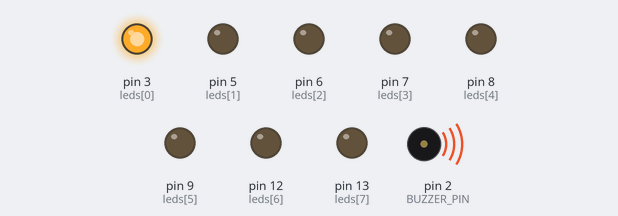
A sketch run on a simulated Arduino Uno, built with avr-gcc and run on an emulated ATmega328P. On the bench: output pins drawn as LEDs (lit = HIGH), buzzer (waves = sounding).

Above: at 0.12 s.
At 1.8 s:
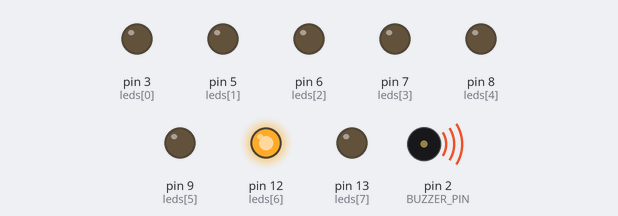
At 5.12 s:
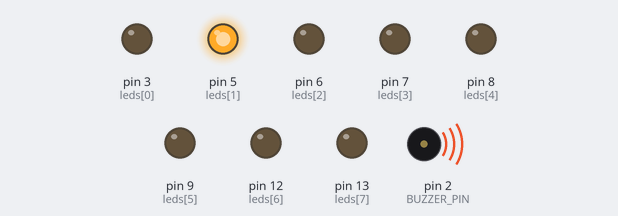
At 9.34 s:
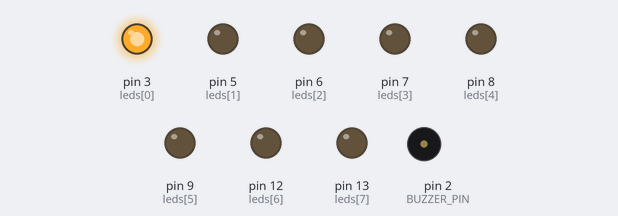
At 12.96 s:
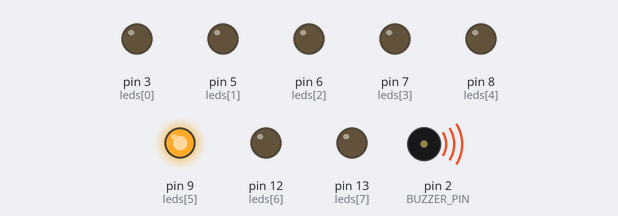
At 18.0 s:
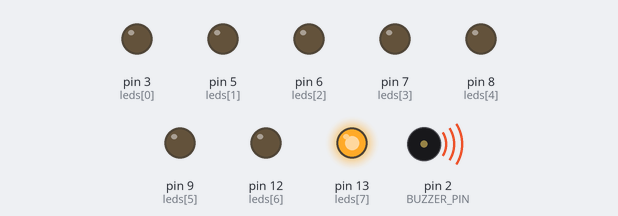
Timing chart, 0 to 18.3 s (numbered marks = the images above):
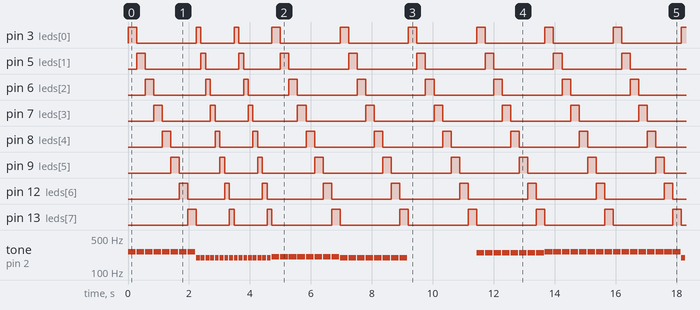

Measured:
- by itself, pin 3 (leds[0]): repeats every 15.9 s: LOW 2.0 s, 2 × (HIGH 0.16 s, LOW 1.1 s), 5 × (HIGH 0.28 s, LOW 2.0 s), HIGH 0.28 s
- by itself, pin 13 (leds[7]): repeats every 15.9 s: 2 × (LOW 1.1 s, HIGH 0.16 s), 6 × (LOW 2.0 s, HIGH 0.28 s)
- by itself, pin 5 (leds[1]): repeats every 15.9 s: LOW 1.8 s, HIGH 0.16 s, LOW 1.1 s, HIGH 0.16 s, LOW 1.2 s, 5 × (HIGH 0.28 s, LOW 2.0 s), HIGH 0.28 s
- by itself, pin 6 (leds[2]): repeats every 15.9 s: LOW 1.7 s, HIGH 0.16 s, LOW 1.1 s, HIGH 0.16 s, LOW 1.3 s, 5 × (HIGH 0.28 s, LOW 2.0 s), HIGH 0.28 s

The sketch:

buzzer_leds_song.ino
```cpp
/*
  Light LEDs to the tune produced by a buzzer
*/


#include "pitches.h" //include this library

const int BUZZER_PIN = 2; // Arduino pin connected to Buzzer's pin

// notes in the melody:
int melody[] = {
NOTE_C4, NOTE_G3,NOTE_G3, NOTE_GS3, NOTE_G3,0, NOTE_B3, NOTE_C4};

// note durations: 4 = quarter note, 8 = eighth note, etc.:
int noteDurations[] = {
   4, 8, 8, 4,4,4,4,4
};

//LED pins
int leds[] = {
   3,5 , 6,7, 8, 9,12,13,
};

void setup() {
  // set all pins to output mode
  pinMode(BUZZER_PIN, OUTPUT);
  pinMode(3, OUTPUT);
  pinMode(5, OUTPUT);
  pinMode(6, OUTPUT);
  pinMode(7, OUTPUT);
  pinMode(8, OUTPUT);
  pinMode(9, OUTPUT);
  pinMode(12, OUTPUT);
  pinMode(13, OUTPUT);
}

void loop() {
     // iterate over the notes of the melody:
   for (int thisNote = 0; thisNote < 8; thisNote++) {
    //iterate over the leds
    for(int thisLed = 0; thisLed < 8; thisLed++){
        // to calculate the note duration, take one second
      // divided by the note type.
      //e.g. quarter note = 1000 / 4, eighth note = 1000/8, etc.
      int noteDuration = 1000/noteDurations[thisNote];
      //turn the current led on
      digitalWrite(leds[thisLed], HIGH);
      tone(BUZZER_PIN, melody[thisNote],noteDuration);
      //pause for the note's duration plus 30 ms:
      delay(noteDuration +30);
      //turn the current led off
      digitalWrite(leds[thisLed], LOW);
      }
   }
}
```
